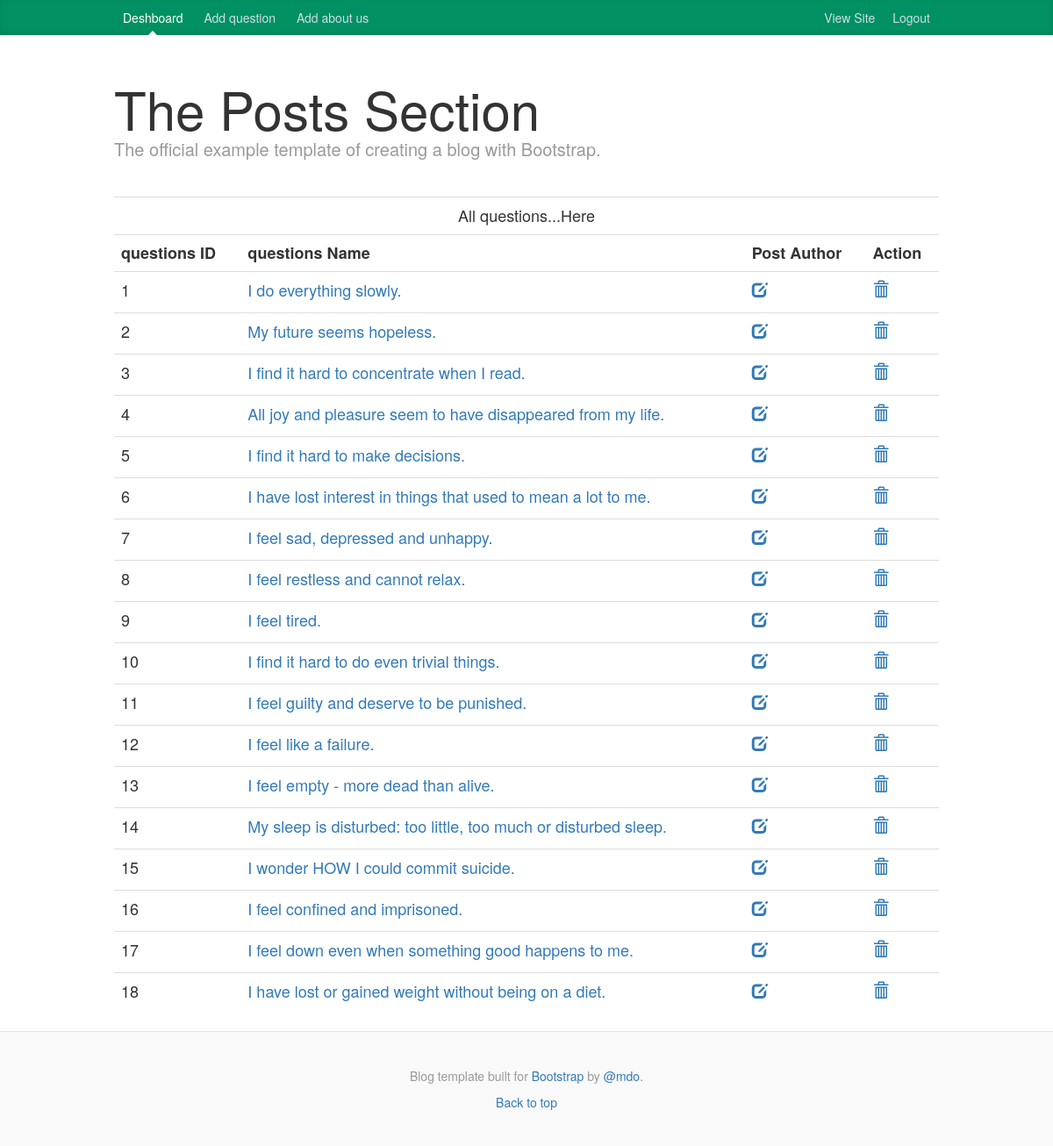
The page /admin/index.php (signed in) on the database its author committed.
### tables this page shows
CREATE TABLE `questions` (
  `id` int(11) NOT NULL,
  `question` varchar(255) NOT NULL,
  `option_value` double NOT NULL
);

### libs/Database.php (called while the page is built, shortened)
<?php
class Database
{
    public $host = DB_HOST;
    public $user = DB_USER;
    public $pass = DB_PASS;
    public $db_name = DB_NAME;
    public $link;
    private function connect(){
        $this->link = new mysqli($this->host,$this->user,$this->pass,$this->db_name);
    }
    public function select($query){
       $result = $this->link->query($query);
        if($result->num_rows > 0){
            return $result;
        }else{
            return false;
        }
    }
}

### admin/index.php (the view, shortened to what this page needs)
<?php
if(!isset($_SESSION['email'])){
    header('location:login.php');
}else{
include ("includes/header.php");
$query = "SELECT * FROM questions";
$questions= $db->select($query);
?>
<div class="col-sm-12 blog-main">
    <div class="blog-header">
        <h1 class="blog-title">The Posts Section</h1>
        <p class="lead blog-description">The official example template of creating a blog with Bootstrap.</p>
    </div>
            <table class="table table-hover">
                <tr class="text-center">
                    <td colspan="6">All questions...Here</td>
                </tr>
                <tr>
                    <th>questions ID</th>
                    <th>questions Name</th>
                    <th>Post Author</th>
                    <th colspan="2">Action</th>
                </tr>
                <?php while ($row = $questions->FETCH_ASSOC()) : ?>
                <tr>
                    <td><?php echo $row['id']?></td>
                    <td><a href="edit_post.php?id=<?php echo $row['id'] ?>"><?php echo $row['question']?></a></td>
                    <td><a href="edit_post.php?id=<?php echo $row['id'] ?>"><span class="glyphicon glyphicon-edit"></span></a></td>
                    <td><a href="delete_post.php?id=<?php echo $row['id'] ?>"><span class="glyphicon glyphicon-trash"></span></a></td>
                </tr>
                <?php endwhile;?>
            </table>
</div>
<?php
include ("includes/footer.php");
}
?>

### assets/css/custom.css (style rules this page uses)
body { font-family: Georgia, "Times New Roman", Times, serif; color: #555; }
h1, .h1, h2, .h2, h3, .h3, h4, .h4, h5, .h5, h6, .h6 { margin-top: 0; font-family: "Helvetica Neue", Helvetica, Arial, sans-serif; font-weight: normal; color: #333; }
.blog-header { padding-top: 20px; padding-bottom: 20px; }
.blog-title { margin-top: 30px; margin-bottom: 0; font-size: 60px; font-weight: normal; }
.blog-description { font-size: 20px; color: #999; }
.blog-main { font-size: 18px; line-height: 1.5; }

### assets/css/mycss.css (style rules this page uses)
.glyphicon { margin-bottom: 10px;margin-right: 10px; }
body { font-family: "Helvetica Neue",Helvetica,Arial,sans-serif; font-size: 14px; line-height: 1.42857143; color: #333; background-color: #fff; font-weight: normal; }

### rows shown on the page
questions: id "1", question "I do everything slowly."
questions: id "2", question "My future seems hopeless."
questions: id "3", question "I find it hard to concentrate when I read."
questions: id "4", question "All joy and pleasure seem to have disappeared from my life."
questions: id "5", question "I find it hard to make decisions."
questions: id "6", question "I have lost interest in things that used to mean a lot to me."
questions: id "7", question "I feel sad, depressed and unhappy."
questions: id "8", question "I feel restless and cannot relax."
questions: id "9", question "I feel tired."
questions: id "10", question "I find it hard to do even trivial things."
questions: id "11", question "I feel guilty and deserve to be punished."
questions: id "12", question "I feel like a failure."
questions: id "13", question "I feel empty - more dead than alive."
questions: id "14", question "My sleep is disturbed: too little, too much or disturbed sleep."
questions: id "15", question "I wonder HOW I could commit suicide."
questions: id "16", question "I feel confined and imprisoned."
questions: id "17", question "I feel down even when something good happens to me."
questions: id "18", question "I have lost or gained weight without being on a diet."
